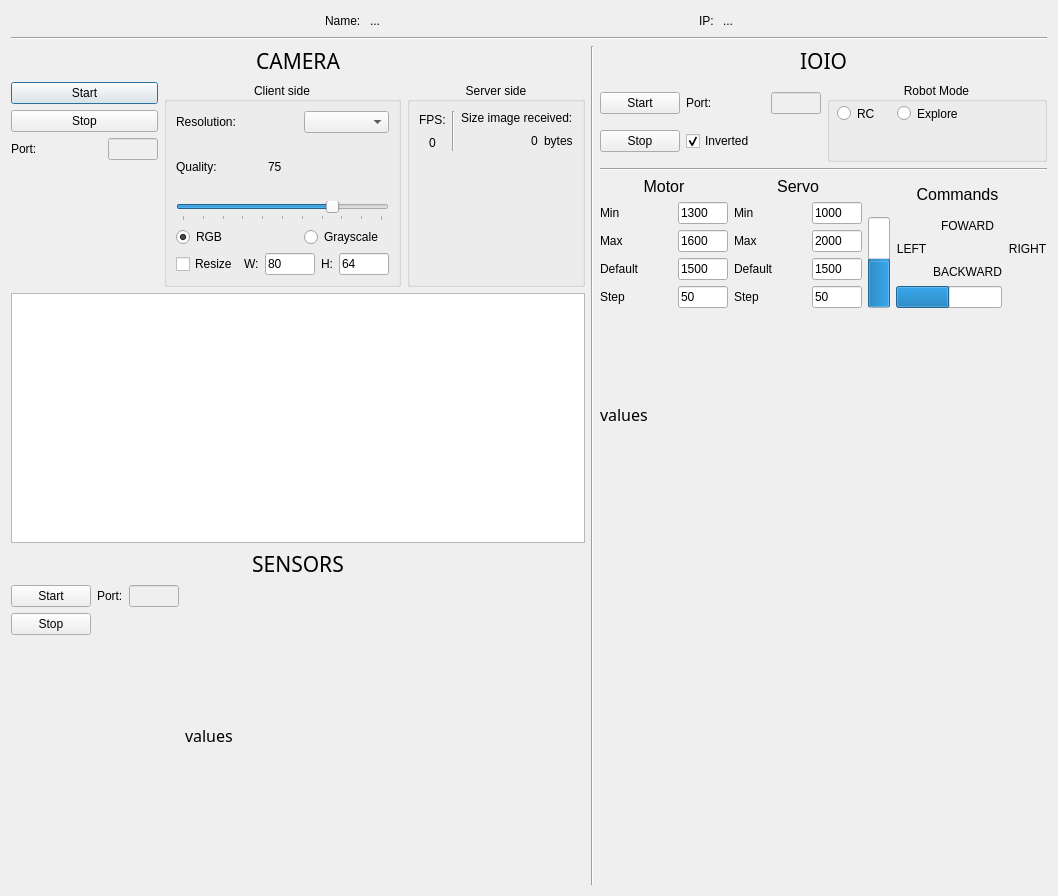
<?xml version="1.0" encoding="UTF-8"?>
<ui version="4.0">
 <class>GUI_robot</class>
 <widget class="QDialog" name="GUI_robot">
  <property name="geometry">
   <rect>
    <x>0</x>
    <y>0</y>
    <width>1058</width>
    <height>896</height>
   </rect>
  </property>
  <property name="windowTitle">
   <string>Dialog</string>
  </property>
  <property name="sizeGripEnabled">
   <bool>false</bool>
  </property>
  <layout class="QVBoxLayout" name="verticalLayout_9">
   <item>
    <layout class="QHBoxLayout" name="horizontalLayout_21">
     <item>
      <spacer name="horizontalSpacer_13">
       <property name="orientation">
        <enum>Qt::Horizontal</enum>
       </property>
       <property name="sizeHint" stdset="0">
        <size>
         <width>40</width>
         <height>20</height>
        </size>
       </property>
      </spacer>
     </item>
     <item>
      <widget class="QLabel" name="label_6">
       <property name="text">
        <string>Name: </string>
       </property>
      </widget>
     </item>
     <item>
      <widget class="QLabel" name="phone_label">
       <property name="text">
        <string>...</string>
       </property>
       <property name="scaledContents">
        <bool>true</bool>
       </property>
      </widget>
     </item>
     <item>
      <spacer name="horizontalSpacer_7">
       <property name="orientation">
        <enum>Qt::Horizontal</enum>
       </property>
       <property name="sizeHint" stdset="0">
        <size>
         <width>18</width>
         <height>20</height>
        </size>
       </property>
      </spacer>
     </item>
     <item>
      <widget class="QLabel" name="label_7">
       <property name="text">
        <string>IP: </string>
       </property>
      </widget>
     </item>
     <item>
      <widget class="QLabel" name="IP_label">
       <property name="text">
        <string>...</string>
       </property>
       <property name="scaledContents">
        <bool>true</bool>
       </property>
      </widget>
     </item>
     <item>
      <spacer name="horizontalSpacer_2">
       <property name="orientation">
        <enum>Qt::Horizontal</enum>
       </property>
       <property name="sizeHint" stdset="0">
        <size>
         <width>40</width>
         <height>20</height>
        </size>
       </property>
      </spacer>
     </item>
    </layout>
   </item>
   <item>
    <widget class="Line" name="line_2">
     <property name="orientation">
      <enum>Qt::Horizontal</enum>
     </property>
    </widget>
   </item>
   <item>
    <layout class="QHBoxLayout" name="horizontalLayout_10">
     <item>
      <layout class="QVBoxLayout" name="verticalLayout_6">
       <item>
        <widget class="QLabel" name="label">
         <property name="font">
          <font>
           <family>Ethnocentric</family>
           <pointsize>16</pointsize>
          </font>
         </property>
         <property name="text">
          <string>CAMERA</string>
         </property>
         <property name="alignment">
          <set>Qt::AlignCenter</set>
         </property>
        </widget>
       </item>
       <item>
        <layout class="QHBoxLayout" name="horizontalLayout_24">
         <item>
          <layout class="QVBoxLayout" name="verticalLayout">
           <item>
            <widget class="QPushButton" name="camera_start_btn">
             <property name="text">
              <string>Start</string>
             </property>
            </widget>
           </item>
           <item>
            <widget class="QPushButton" name="camera_stop_btn">
             <property name="text">
              <string>Stop</string>
             </property>
            </widget>
           </item>
           <item>
            <layout class="QHBoxLayout" name="horizontalLayout_7">
             <item>
              <widget class="QLabel" name="port_cam_label">
               <property name="text">
                <string>Port:</string>
               </property>
              </widget>
             </item>
             <item>
              <widget class="QLineEdit" name="cam_port_lineEdit">
               <property name="enabled">
                <bool>false</bool>
               </property>
               <property name="maximumSize">
                <size>
                 <width>50</width>
                 <height>16777215</height>
                </size>
               </property>
               <property name="maxLength">
                <number>6</number>
               </property>
              </widget>
             </item>
            </layout>
           </item>
           <item>
            <spacer name="verticalSpacer_5">
             <property name="orientation">
              <enum>Qt::Vertical</enum>
             </property>
             <property name="sizeHint" stdset="0">
              <size>
               <width>20</width>
               <height>40</height>
              </size>
             </property>
            </spacer>
           </item>
          </layout>
         </item>
         <item>
          <widget class="QGroupBox" name="ima_client_groupBox">
           <property name="title">
            <string>Client side</string>
           </property>
           <property name="alignment">
            <set>Qt::AlignCenter</set>
           </property>
           <layout class="QGridLayout" name="gridLayout_3">
            <item row="0" column="0" colspan="2">
             <widget class="QLabel" name="label_5">
              <property name="text">
               <string>Resolution:</string>
              </property>
             </widget>
            </item>
            <item row="0" column="2">
             <widget class="QComboBox" name="cam_sizes_box"/>
            </item>
            <item row="1" column="0">
             <widget class="QLabel" name="label_3">
              <property name="text">
               <string>Quality:</string>
              </property>
             </widget>
            </item>
            <item row="1" column="1">
             <widget class="QLabel" name="compr_rate_label">
              <property name="maximumSize">
               <size>
                <width>30</width>
                <height>16777215</height>
               </size>
              </property>
              <property name="text">
               <string>75</string>
              </property>
             </widget>
            </item>
            <item row="3" column="0">
             <widget class="QRadioButton" name="ima_color_radioButton">
              <property name="text">
               <string>RGB</string>
              </property>
              <property name="checked">
               <bool>true</bool>
              </property>
             </widget>
            </item>
            <item row="3" column="2">
             <widget class="QRadioButton" name="ima_gray_radioButton">
              <property name="text">
               <string>Grayscale</string>
              </property>
             </widget>
            </item>
            <item row="4" column="0" colspan="3">
             <layout class="QHBoxLayout" name="horizontalLayout_5">
              <item>
               <widget class="QCheckBox" name="ima_resize_checkBox">
                <property name="text">
                 <string>Resize</string>
                </property>
                <property name="checked">
                 <bool>false</bool>
                </property>
               </widget>
              </item>
              <item>
               <widget class="QLabel" name="ima_width_label">
                <property name="text">
                 <string>W:</string>
                </property>
               </widget>
              </item>
              <item>
               <widget class="QLineEdit" name="ima_width_lineEdit">
                <property name="enabled">
                 <bool>true</bool>
                </property>
                <property name="sizePolicy">
                 <sizepolicy hsizetype="Fixed" vsizetype="Fixed">
                  <horstretch>0</horstretch>
                  <verstretch>0</verstretch>
                 </sizepolicy>
                </property>
                <property name="maximumSize">
                 <size>
                  <width>50</width>
                  <height>16777215</height>
                 </size>
                </property>
                <property name="text">
                 <string>80</string>
                </property>
                <property name="maxLength">
                 <number>6</number>
                </property>
               </widget>
              </item>
              <item>
               <widget class="QLabel" name="ima_height_label">
                <property name="text">
                 <string>H:</string>
                </property>
               </widget>
              </item>
              <item>
               <widget class="QLineEdit" name="ima_height_lineEdit">
                <property name="enabled">
                 <bool>true</bool>
                </property>
                <property name="sizePolicy">
                 <sizepolicy hsizetype="Fixed" vsizetype="Fixed">
                  <horstretch>0</horstretch>
                  <verstretch>0</verstretch>
                 </sizepolicy>
                </property>
                <property name="maximumSize">
                 <size>
                  <width>50</width>
                  <height>16777215</height>
                 </size>
                </property>
                <property name="text">
                 <string>64</string>
                </property>
                <property name="maxLength">
                 <number>6</number>
                </property>
               </widget>
              </item>
             </layout>
            </item>
            <item row="2" column="0" colspan="3">
             <widget class="QSlider" name="img_compression_Slider">
              <property name="mouseTracking">
               <bool>false</bool>
              </property>
              <property name="maximum">
               <number>100</number>
              </property>
              <property name="singleStep">
               <number>10</number>
              </property>
              <property name="pageStep">
               <number>10</number>
              </property>
              <property name="value">
               <number>75</number>
              </property>
              <property name="sliderPosition">
               <number>75</number>
              </property>
              <property name="tracking">
               <bool>true</bool>
              </property>
              <property name="orientation">
               <enum>Qt::Horizontal</enum>
              </property>
              <property name="invertedAppearance">
               <bool>false</bool>
              </property>
              <property name="tickPosition">
               <enum>QSlider::TicksBelow</enum>
              </property>
              <property name="tickInterval">
               <number>10</number>
              </property>
             </widget>
            </item>
           </layout>
          </widget>
         </item>
         <item>
          <widget class="QGroupBox" name="ima_server_groupBox">
           <property name="title">
            <string>Server side</string>
           </property>
           <property name="alignment">
            <set>Qt::AlignCenter</set>
           </property>
           <layout class="QVBoxLayout" name="verticalLayout_14">
            <item>
             <layout class="QHBoxLayout" name="horizontalLayout_22">
              <item>
               <layout class="QVBoxLayout" name="verticalLayout_5">
                <item>
                 <widget class="QLabel" name="label_10">
                  <property name="frameShape">
                   <enum>QFrame::NoFrame</enum>
                  </property>
                  <property name="frameShadow">
                   <enum>QFrame::Plain</enum>
                  </property>
                  <property name="text">
                   <string>FPS:</string>
                  </property>
                 </widget>
                </item>
                <item>
                 <widget class="QLabel" name="fps_label">
                  <property name="text">
                   <string>0</string>
                  </property>
                  <property name="alignment">
                   <set>Qt::AlignCenter</set>
                  </property>
                 </widget>
                </item>
               </layout>
              </item>
              <item>
               <widget class="Line" name="line_3">
                <property name="orientation">
                 <enum>Qt::Vertical</enum>
                </property>
               </widget>
              </item>
              <item>
               <layout class="QVBoxLayout" name="verticalLayout_8">
                <item>
                 <widget class="QLabel" name="label_4">
                  <property name="frameShape">
                   <enum>QFrame::NoFrame</enum>
                  </property>
                  <property name="frameShadow">
                   <enum>QFrame::Plain</enum>
                  </property>
                  <property name="text">
                   <string>Size image received:</string>
                  </property>
                 </widget>
                </item>
                <item>
                 <layout class="QHBoxLayout" name="horizontalLayout_6">
                  <item>
                   <spacer name="horizontalSpacer">
                    <property name="orientation">
                     <enum>Qt::Horizontal</enum>
                    </property>
                    <property name="sizeHint" stdset="0">
                     <size>
                      <width>40</width>
                      <height>20</height>
                     </size>
                    </property>
                   </spacer>
                  </item>
                  <item>
                   <widget class="QLabel" name="size_image_label">
                    <property name="text">
                     <string>0</string>
                    </property>
                    <property name="alignment">
                     <set>Qt::AlignCenter</set>
                    </property>
                   </widget>
                  </item>
                  <item>
                   <widget class="QLabel" name="label_9">
                    <property name="text">
                     <string>bytes</string>
                    </property>
                   </widget>
                  </item>
                 </layout>
                </item>
               </layout>
              </item>
             </layout>
            </item>
            <item>
             <spacer name="verticalSpacer_3">
              <property name="orientation">
               <enum>Qt::Vertical</enum>
              </property>
              <property name="sizeHint" stdset="0">
               <size>
                <width>20</width>
                <height>40</height>
               </size>
              </property>
             </spacer>
            </item>
           </layout>
          </widget>
         </item>
        </layout>
       </item>
       <item>
        <widget class="QGraphicsView" name="gV_video">
         <property name="minimumSize">
          <size>
           <width>550</width>
           <height>250</height>
          </size>
         </property>
        </widget>
       </item>
       <item>
        <widget class="QLabel" name="label_2">
         <property name="font">
          <font>
           <family>Ethnocentric</family>
           <pointsize>16</pointsize>
          </font>
         </property>
         <property name="text">
          <string>SENSORS</string>
         </property>
         <property name="alignment">
          <set>Qt::AlignCenter</set>
         </property>
        </widget>
       </item>
       <item>
        <layout class="QHBoxLayout" name="horizontalLayout_3">
         <item>
          <layout class="QVBoxLayout" name="verticalLayout_3">
           <item>
            <widget class="QPushButton" name="sensors_start_btn">
             <property name="text">
              <string>Start</string>
             </property>
            </widget>
           </item>
           <item>
            <widget class="QPushButton" name="sensors_stop_btn">
             <property name="text">
              <string>Stop</string>
             </property>
            </widget>
           </item>
           <item>
            <spacer name="verticalSpacer">
             <property name="orientation">
              <enum>Qt::Vertical</enum>
             </property>
             <property name="sizeHint" stdset="0">
              <size>
               <width>20</width>
               <height>40</height>
              </size>
             </property>
            </spacer>
           </item>
          </layout>
         </item>
         <item>
          <layout class="QVBoxLayout" name="verticalLayout_4">
           <item>
            <layout class="QHBoxLayout" name="horizontalLayout_2">
             <item>
              <widget class="QLabel" name="sensors_port_label">
               <property name="text">
                <string>Port:</string>
               </property>
              </widget>
             </item>
             <item>
              <widget class="QLineEdit" name="sensors_port_lineEdit">
               <property name="enabled">
                <bool>false</bool>
               </property>
               <property name="sizePolicy">
                <sizepolicy hsizetype="Fixed" vsizetype="Fixed">
                 <horstretch>0</horstretch>
                 <verstretch>0</verstretch>
                </sizepolicy>
               </property>
               <property name="maximumSize">
                <size>
                 <width>50</width>
                 <height>16777215</height>
                </size>
               </property>
               <property name="maxLength">
                <number>6</number>
               </property>
              </widget>
             </item>
            </layout>
           </item>
           <item>
            <spacer name="verticalSpacer_4">
             <property name="orientation">
              <enum>Qt::Vertical</enum>
             </property>
             <property name="sizeHint" stdset="0">
              <size>
               <width>20</width>
               <height>40</height>
              </size>
             </property>
            </spacer>
           </item>
          </layout>
         </item>
         <item>
          <widget class="QLabel" name="sensors_vals_label">
           <property name="minimumSize">
            <size>
             <width>400</width>
             <height>300</height>
            </size>
           </property>
           <property name="font">
            <font>
             <family>Optima</family>
             <pointsize>12</pointsize>
             <weight>50</weight>
             <bold>false</bold>
            </font>
           </property>
           <property name="text">
            <string>values</string>
           </property>
          </widget>
         </item>
        </layout>
       </item>
      </layout>
     </item>
     <item>
      <widget class="Line" name="line">
       <property name="orientation">
        <enum>Qt::Vertical</enum>
       </property>
      </widget>
     </item>
     <item>
      <layout class="QVBoxLayout" name="verticalLayout_7">
       <item>
        <widget class="QLabel" name="label_21">
         <property name="font">
          <font>
           <family>Ethnocentric</family>
           <pointsize>16</pointsize>
          </font>
         </property>
         <property name="text">
          <string>IOIO</string>
         </property>
         <property name="alignment">
          <set>Qt::AlignCenter</set>
         </property>
        </widget>
       </item>
       <item>
        <layout class="QHBoxLayout" name="horizontalLayout_4">
         <item>
          <layout class="QGridLayout" name="gridLayout_2">
           <item row="0" column="0">
            <widget class="QPushButton" name="ioio_start_btn">
             <property name="text">
              <string>Start</string>
             </property>
            </widget>
           </item>
           <item row="0" column="1">
            <widget class="QLabel" name="ioio_port_label">
             <property name="text">
              <string>Port:</string>
             </property>
            </widget>
           </item>
           <item row="0" column="2">
            <widget class="QLineEdit" name="ioio_port_lineEdit">
             <property name="enabled">
              <bool>false</bool>
             </property>
             <property name="sizePolicy">
              <sizepolicy hsizetype="Fixed" vsizetype="Fixed">
               <horstretch>0</horstretch>
               <verstretch>0</verstretch>
              </sizepolicy>
             </property>
             <property name="maximumSize">
              <size>
               <width>50</width>
               <height>16777215</height>
              </size>
             </property>
             <property name="maxLength">
              <number>6</number>
             </property>
            </widget>
           </item>
           <item row="1" column="0">
            <widget class="QPushButton" name="ioio_stop_btn">
             <property name="text">
              <string>Stop</string>
             </property>
            </widget>
           </item>
           <item row="1" column="1" colspan="2">
            <widget class="QCheckBox" name="ioio_inv_checkBox">
             <property name="text">
              <string>Inverted</string>
             </property>
             <property name="checked">
              <bool>true</bool>
             </property>
            </widget>
           </item>
          </layout>
         </item>
         <item>
          <widget class="QGroupBox" name="mode_groupBox">
           <property name="minimumSize">
            <size>
             <width>0</width>
             <height>80</height>
            </size>
           </property>
           <property name="title">
            <string>Robot Mode</string>
           </property>
           <property name="alignment">
            <set>Qt::AlignCenter</set>
           </property>
           <widget class="QRadioButton" name="rc_radioButton">
            <property name="geometry">
             <rect>
              <x>10</x>
              <y>23</y>
              <width>40</width>
              <height>17</height>
             </rect>
            </property>
            <property name="text">
             <string>RC </string>
            </property>
           </widget>
           <widget class="QRadioButton" name="explore_radioButton">
            <property name="geometry">
             <rect>
              <x>70</x>
              <y>23</y>
              <width>100</width>
              <height>17</height>
             </rect>
            </property>
            <property name="minimumSize">
             <size>
              <width>60</width>
              <height>0</height>
             </size>
            </property>
            <property name="text">
             <string>Explore</string>
            </property>
           </widget>
          </widget>
         </item>
        </layout>
       </item>
       <item>
        <widget class="Line" name="line_4">
         <property name="orientation">
          <enum>Qt::Horizontal</enum>
         </property>
        </widget>
       </item>
       <item>
        <layout class="QHBoxLayout" name="horizontalLayout_8">
         <item>
          <layout class="QHBoxLayout" name="horizontalLayout_19">
           <item>
            <layout class="QVBoxLayout" name="verticalLayout_12">
             <item>
              <widget class="QLabel" name="label_15">
               <property name="font">
                <font>
                 <pointsize>12</pointsize>
                </font>
               </property>
               <property name="text">
                <string>Motor</string>
               </property>
               <property name="alignment">
                <set>Qt::AlignCenter</set>
               </property>
              </widget>
             </item>
             <item>
              <layout class="QHBoxLayout" name="horizontalLayout_12">
               <item>
                <widget class="QLabel" name="label_17">
                 <property name="text">
                  <string>Min</string>
                 </property>
                </widget>
               </item>
               <item>
                <widget class="QLineEdit" name="motor_min_lineEdit">
                 <property name="maximumSize">
                  <size>
                   <width>50</width>
                   <height>16777215</height>
                  </size>
                 </property>
                 <property name="text">
                  <string>1300</string>
                 </property>
                </widget>
               </item>
              </layout>
             </item>
             <item>
              <layout class="QHBoxLayout" name="horizontalLayout_13">
               <item>
                <widget class="QLabel" name="label_23">
                 <property name="text">
                  <string>Max</string>
                 </property>
                </widget>
               </item>
               <item>
                <widget class="QLineEdit" name="motor_max_lineEdit">
                 <property name="maximumSize">
                  <size>
                   <width>50</width>
                   <height>16777215</height>
                  </size>
                 </property>
                 <property name="text">
                  <string>1600</string>
                 </property>
                </widget>
               </item>
              </layout>
             </item>
             <item>
              <layout class="QHBoxLayout" name="horizontalLayout_9">
               <item>
                <widget class="QLabel" name="label_28">
                 <property name="text">
                  <string>Default</string>
                 </property>
                </widget>
               </item>
               <item>
                <widget class="QLineEdit" name="default_motor_lineEdit">
                 <property name="maximumSize">
                  <size>
                   <width>50</width>
                   <height>16777215</height>
                  </size>
                 </property>
                 <property name="text">
                  <string>1500</string>
                 </property>
                </widget>
               </item>
              </layout>
             </item>
             <item>
              <layout class="QHBoxLayout" name="horizontalLayout_17">
               <item>
                <widget class="QLabel" name="label_30">
                 <property name="text">
                  <string>Step</string>
                 </property>
                </widget>
               </item>
               <item>
                <widget class="QLineEdit" name="step_motor_lineEdit">
                 <property name="maximumSize">
                  <size>
                   <width>50</width>
                   <height>16777215</height>
                  </size>
                 </property>
                 <property name="text">
                  <string>50</string>
                 </property>
                </widget>
               </item>
              </layout>
             </item>
            </layout>
           </item>
           <item>
            <layout class="QVBoxLayout" name="verticalLayout_11">
             <item>
              <widget class="QLabel" name="label_16">
               <property name="font">
                <font>
                 <pointsize>12</pointsize>
                </font>
               </property>
               <property name="text">
                <string>Servo</string>
               </property>
               <property name="alignment">
                <set>Qt::AlignCenter</set>
               </property>
              </widget>
             </item>
             <item>
              <layout class="QHBoxLayout" name="horizontalLayout_14">
               <item>
                <widget class="QLabel" name="label_25">
                 <property name="text">
                  <string>Min</string>
                 </property>
                </widget>
               </item>
               <item>
                <widget class="QLineEdit" name="servo_min_lineEdit">
                 <property name="maximumSize">
                  <size>
                   <width>50</width>
                   <height>16777215</height>
                  </size>
                 </property>
                 <property name="text">
                  <string>1000</string>
                 </property>
                </widget>
               </item>
              </layout>
             </item>
             <item>
              <layout class="QHBoxLayout" name="horizontalLayout_15">
               <item>
                <widget class="QLabel" name="label_24">
                 <property name="text">
                  <string>Max</string>
                 </property>
                </widget>
               </item>
               <item>
                <widget class="QLineEdit" name="servo_max_lineEdit">
                 <property name="maximumSize">
                  <size>
                   <width>50</width>
                   <height>16777215</height>
                  </size>
                 </property>
                 <property name="text">
                  <string>2000</string>
                 </property>
                </widget>
               </item>
              </layout>
             </item>
             <item>
              <layout class="QHBoxLayout" name="horizontalLayout_16">
               <item>
                <widget class="QLabel" name="label_29">
                 <property name="text">
                  <string>Default</string>
                 </property>
                </widget>
               </item>
               <item>
                <widget class="QLineEdit" name="default_servo_lineEdit">
                 <property name="maximumSize">
                  <size>
                   <width>50</width>
                   <height>16777215</height>
                  </size>
                 </property>
                 <property name="text">
                  <string>1500</string>
                 </property>
                </widget>
               </item>
              </layout>
             </item>
             <item>
              <layout class="QHBoxLayout" name="horizontalLayout_18">
               <item>
                <widget class="QLabel" name="label_31">
                 <property name="text">
                  <string>Step</string>
                 </property>
                </widget>
               </item>
               <item>
                <widget class="QLineEdit" name="step_servo_lineEdit">
                 <property name="maximumSize">
                  <size>
                   <width>50</width>
                   <height>16777215</height>
                  </size>
                 </property>
                 <property name="text">
                  <string>50</string>
                 </property>
                </widget>
               </item>
              </layout>
             </item>
            </layout>
           </item>
          </layout>
         </item>
         <item>
          <layout class="QVBoxLayout" name="verticalLayout_2">
           <item>
            <widget class="QLabel" name="ioio_label_2">
             <property name="font">
              <font>
               <pointsize>12</pointsize>
              </font>
             </property>
             <property name="text">
              <string>Commands</string>
             </property>
             <property name="alignment">
              <set>Qt::AlignCenter</set>
             </property>
            </widget>
           </item>
           <item>
            <layout class="QGridLayout" name="gridLayout">
             <item row="0" column="0" rowspan="4">
              <widget class="QProgressBar" name="motor_progressBar">
               <property name="minimum">
                <number>1000</number>
               </property>
               <property name="maximum">
                <number>2000</number>
               </property>
               <property name="value">
                <number>1500</number>
               </property>
               <property name="orientation">
                <enum>Qt::Vertical</enum>
               </property>
              </widget>
             </item>
             <item row="0" column="2">
              <widget class="QLabel" name="up_label">
               <property name="layoutDirection">
                <enum>Qt::LeftToRight</enum>
               </property>
               <property name="text">
                <string>FOWARD</string>
               </property>
               <property name="alignment">
                <set>Qt::AlignCenter</set>
               </property>
              </widget>
             </item>
             <item row="1" column="1">
              <widget class="QLabel" name="left_label">
               <property name="layoutDirection">
                <enum>Qt::LeftToRight</enum>
               </property>
               <property name="text">
                <string>LEFT</string>
               </property>
               <property name="alignment">
                <set>Qt::AlignCenter</set>
               </property>
              </widget>
             </item>
             <item row="1" column="3">
              <widget class="QLabel" name="right_label">
               <property name="layoutDirection">
                <enum>Qt::LeftToRight</enum>
               </property>
               <property name="text">
                <string>RIGHT</string>
               </property>
               <property name="alignment">
                <set>Qt::AlignCenter</set>
               </property>
              </widget>
             </item>
             <item row="2" column="2">
              <widget class="QLabel" name="down_label">
               <property name="layoutDirection">
                <enum>Qt::LeftToRight</enum>
               </property>
               <property name="text">
                <string>BACKWARD</string>
               </property>
               <property name="alignment">
                <set>Qt::AlignCenter</set>
               </property>
              </widget>
             </item>
             <item row="3" column="1" colspan="2">
              <widget class="QProgressBar" name="servo_progressBar">
               <property name="minimum">
                <number>1000</number>
               </property>
               <property name="maximum">
                <number>2000</number>
               </property>
               <property name="value">
                <number>1500</number>
               </property>
               <property name="textVisible">
                <bool>false</bool>
               </property>
              </widget>
             </item>
            </layout>
           </item>
          </layout>
         </item>
        </layout>
       </item>
       <item>
        <widget class="QLabel" name="ioio_values_label">
         <property name="minimumSize">
          <size>
           <width>301</width>
           <height>200</height>
          </size>
         </property>
         <property name="maximumSize">
          <size>
           <width>300</width>
           <height>300</height>
          </size>
         </property>
         <property name="font">
          <font>
           <family>Optima</family>
           <pointsize>12</pointsize>
          </font>
         </property>
         <property name="text">
          <string>values</string>
         </property>
        </widget>
       </item>
       <item>
        <spacer name="verticalSpacer_2">
         <property name="orientation">
          <enum>Qt::Vertical</enum>
         </property>
         <property name="sizeHint" stdset="0">
          <size>
           <width>20</width>
           <height>40</height>
          </size>
         </property>
        </spacer>
       </item>
      </layout>
     </item>
    </layout>
   </item>
  </layout>
 </widget>
 <resources/>
 <connections/>
</ui>
